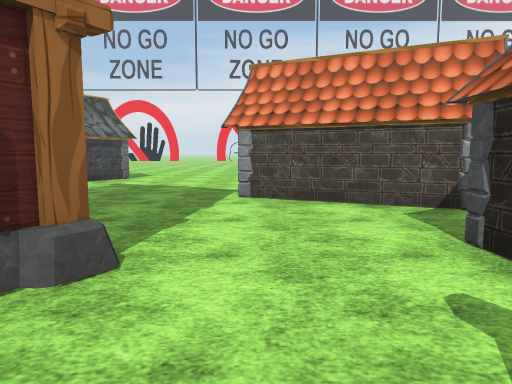
view 1 (above)

24 first-person views from a walk through a 3-D level made in the Unity game engine. The camera is 1.3 m above the floor, tilts 6° down and sees 70° across. The floor is counted in squares, 2 m on a side. Each view is taken from the middle of a square. On the plan, view 1 faces up. The plan holds only what a view shows up to about 11 squares ahead; the rest is blank. The place goes on beyond the plan. Flat ground stands in for the terrain. Some animated figures are not drawn. Some surface patterns are stand-ins.

view 2
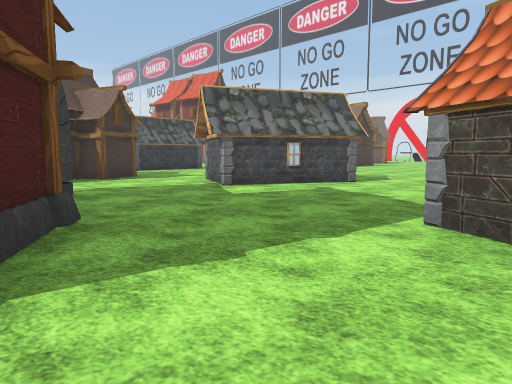

view 3
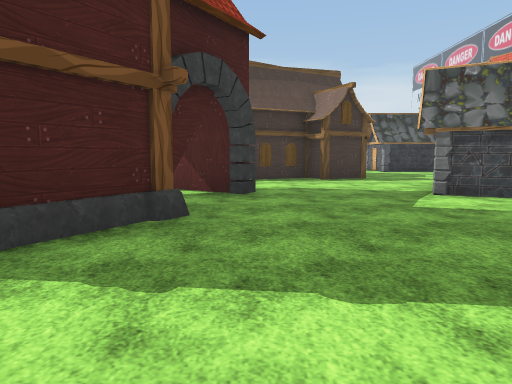

view 4
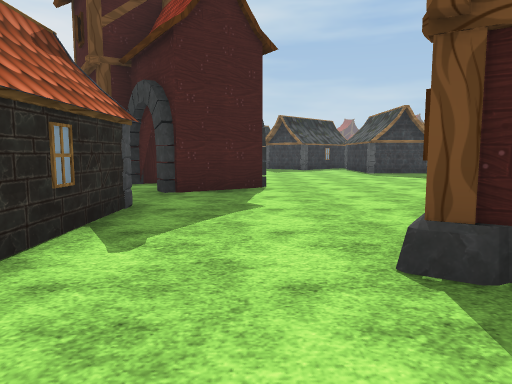

view 5
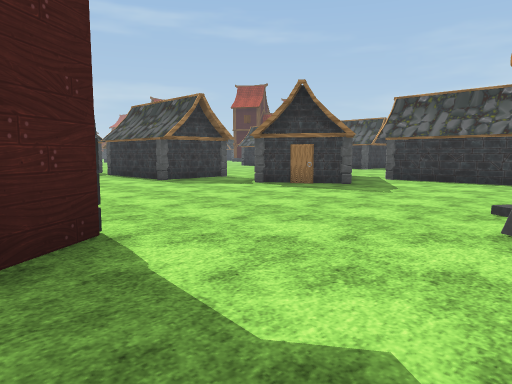

view 6
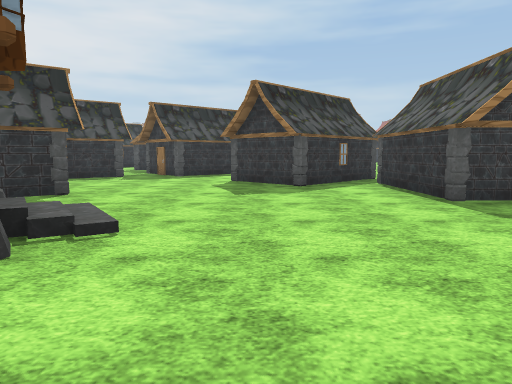

view 7
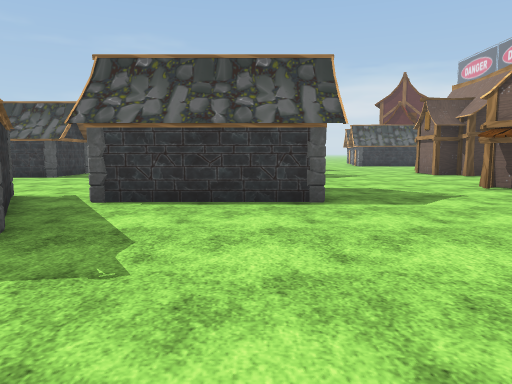

view 8
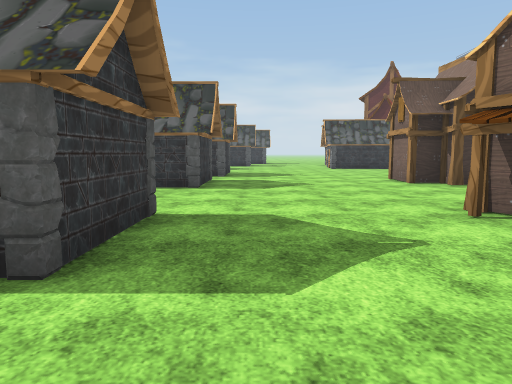

view 9
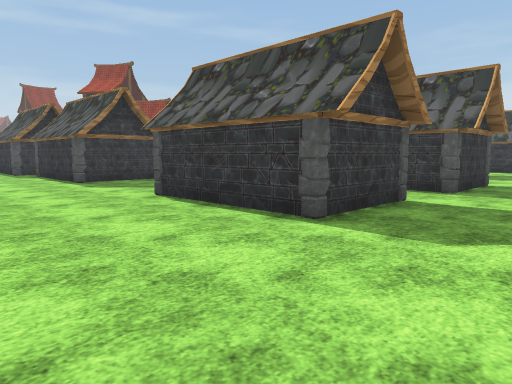

view 10
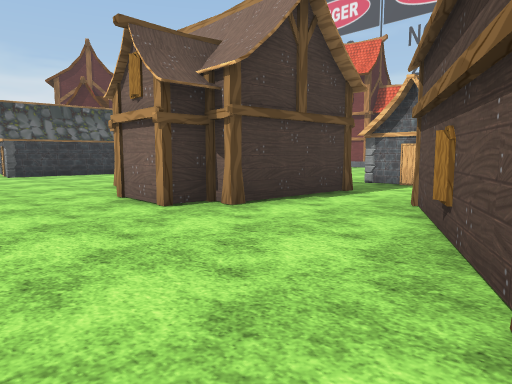

view 11
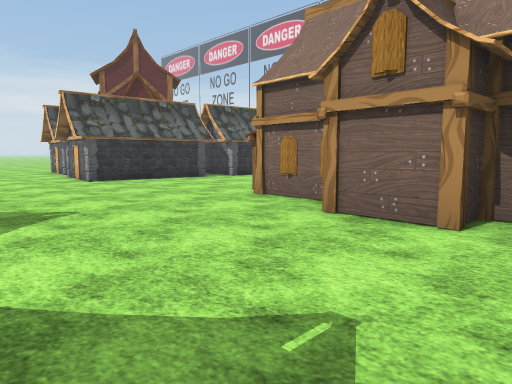

view 12
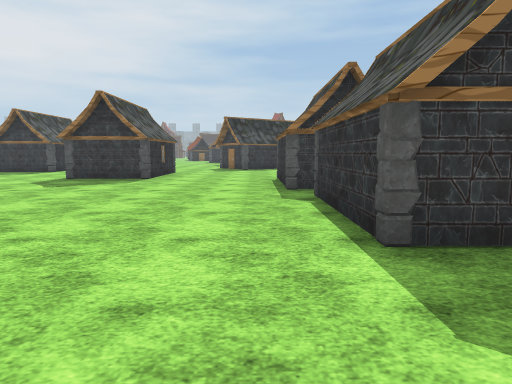

view 13
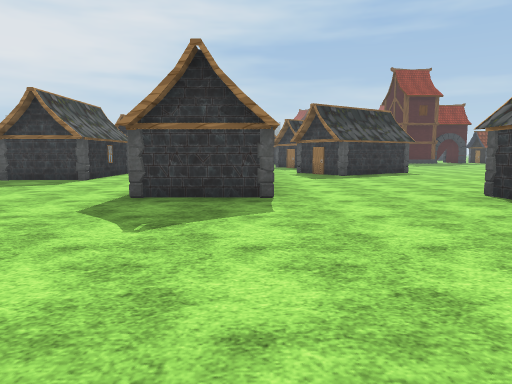

view 14
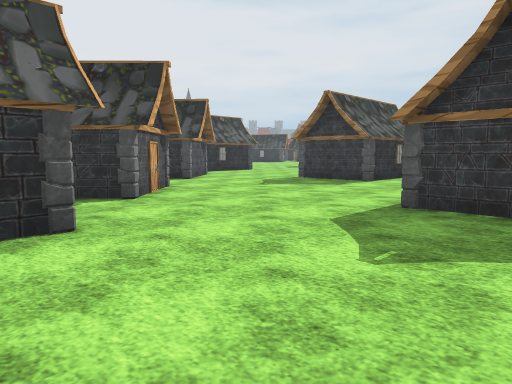

view 15
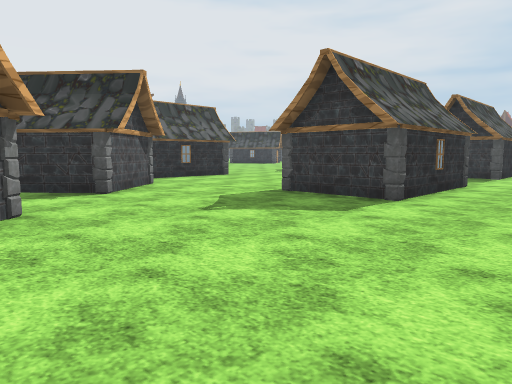

view 16
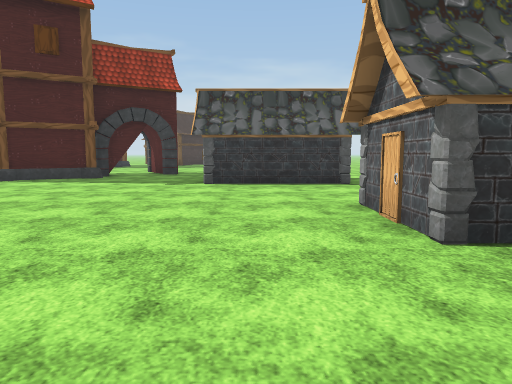

view 17
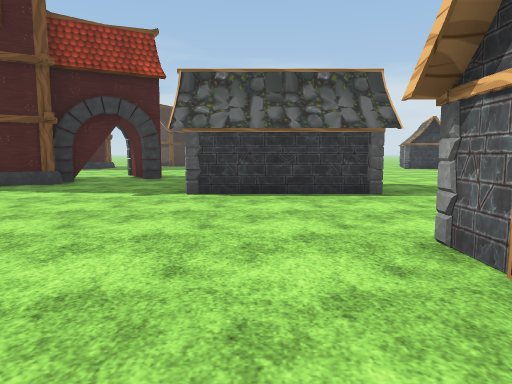

view 18
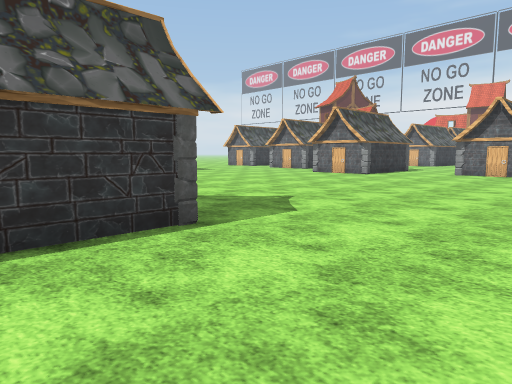

view 19
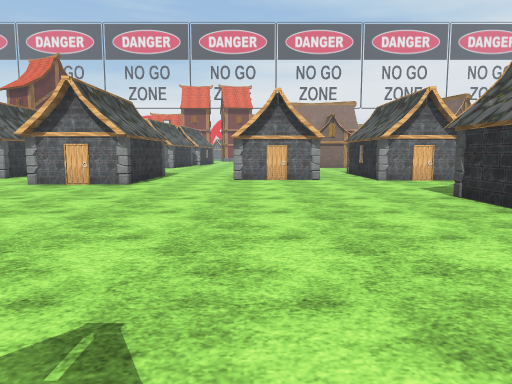

view 20
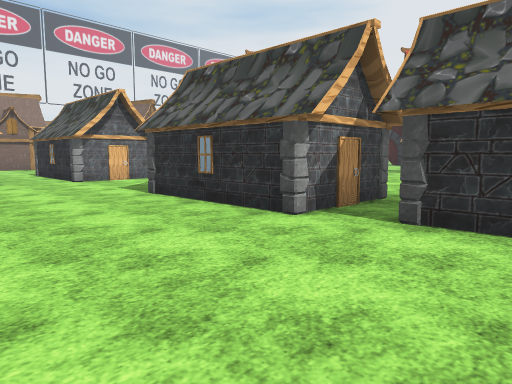

view 21
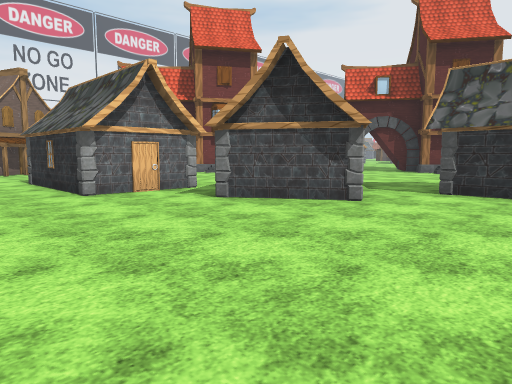

view 22
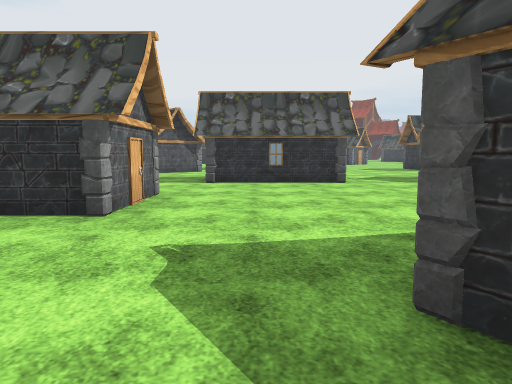

view 23
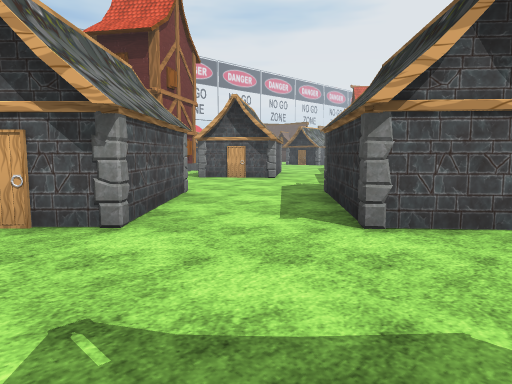

view 24
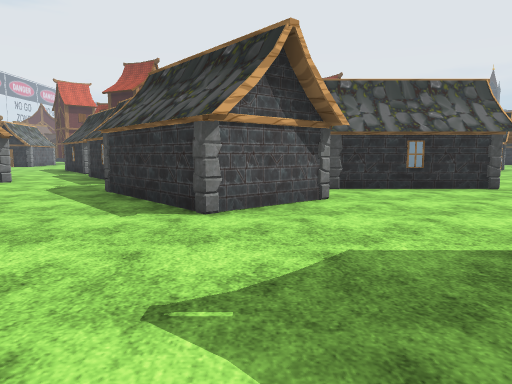

### Floor plan
Key: @ floor where view 1 was taken; # wall or solid block; . floor; / step, stairs or slope; H house.
Columns run from 21 left of view 1 to 6 right of it. Each row starts with its distance up from view 1.
  9 H      HHH ..    H...
  8 H      ..  ....H#H....
  7 H.     ...  H..#H.....
  6 H..    H..HHHH.......H
  5 ....H  H..H H.........H#H
  4 ....H.HH..H  H.........H
  3 ...........HH  ####.....
  2 ..............    ###..H
  1 ...............    #...H
  0    ..............  ..@.HH
 -1  ..HH.HHH..HHH..........
 -2  .. #.H H..H H....... #.
 -3 H..  .H H..H H.......###
 -4 H..HH.HHH..HHH.H......###
 -5 H.............HH......#
 -6 .............H  H....//
 -7 ..............H......./#
 -8 ......H#H.......HH......H
 -9 ......H H....... H.....H#
-10 ......H H....... H..... HH..
-11 ................HH.HH.......
-12 .......HH........HH H.....H
-13 ....... H.........HH....H#
-14   HH... H.........H...H. H
-15    H........H ......HH H
-16    H........H ......##
-17   HH........HH.......H.
-18 .................HH....H
-19 #................  ....H
-20 #........H.......   ...HH
-21 ##...  HH H ....HH   ....

Where each view was taken, in squares from view 1:
view 1: 0 up, 0 right, facing up
view 2: 2 up, 1 right, facing up-left
view 3: 4 up, 1 right, facing left
view 4: 4 up, 0 right, facing down
view 5: 0 up, 1 right, facing down-left
view 6: 3 down, 1 left, facing down
view 7: 2 down, 3 left, facing left
view 8: 0 up, 6 left, facing left
view 9: 1 up, 10 left, facing down-left
view 10: 1 up, 10 left, facing up-left
view 11: 0 up, 13 left, facing up-left
view 12: 5 down, 12 left, facing down
view 13: 9 down, 9 left, facing down
view 14: 10 down, 9 left, facing down-right
view 15: 13 down, 7 left, facing down-right
view 16: 16 down, 10 left, facing left
view 17: 16 down, 12 left, facing left
view 18: 16 down, 15 left, facing up-left
view 19: 13 down, 18 left, facing up
view 20: 13 down, 18 left, facing up-right
view 21: 10 down, 12 left, facing up-right
view 22: 19 down, 13 left, facing right
view 23: 17 down, 4 left, facing up-right
view 24: 16 down, 5 left, facing right
